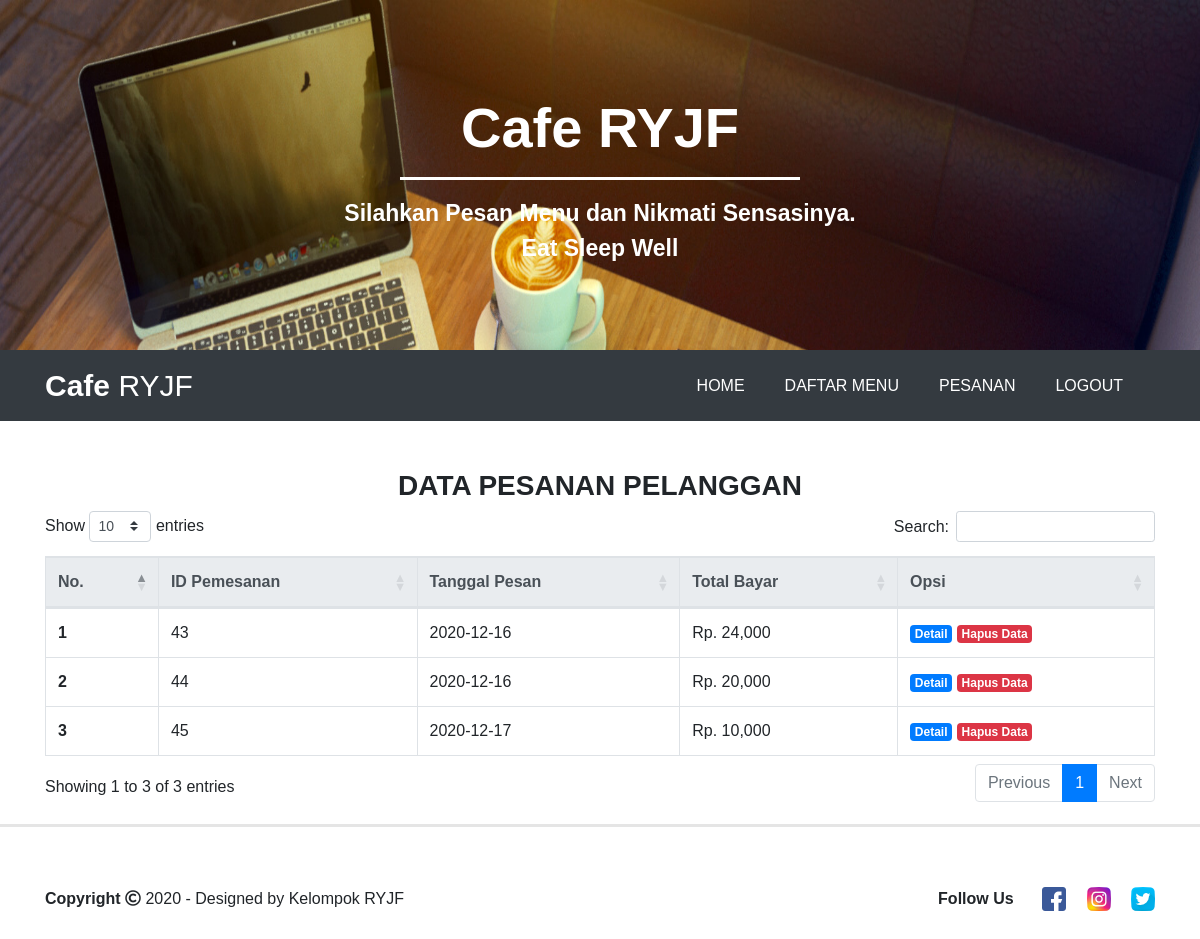
/pesanan.php (signed in), run on the app's committed database.
### tables this page shows
CREATE TABLE `pemesanan` (
  `id_pemesanan` int(50) NOT NULL,
  `tanggal_pemesanan` date NOT NULL,
  `total_belanja` int(50) NOT NULL
);

### pesanan.php (the view, shortened to what this page needs)
<?php
include('koneksi.php');
if (!isset($_SESSION['login_user'])) {
  header("location: login.php");
} else {
?>
  <!doctype html>
  <html lang="en">
  <head>
    <link rel="stylesheet" href="https://stackpath.bootstrapcdn.com/bootstrap/4.5.0/css/bootstrap.min.css">
    <link rel="stylesheet" type="text/css" href="css/bootstrap.min.css">
    <link rel="stylesheet" type="text/css" href="utama.css">
    <link rel="stylesheet" type="text/css" href="fontawesome/css/all.min.css">
    <link rel="stylesheet" type="text/css" href="https://cdn.datatables.net/1.10.21/css/dataTables.bootstrap4.min.css">
  </head>
  <body>
    <?php
    include('header/headerAdmin.php');
    ?>
    <div class="container">
      <div class="judul-pesanan mt-5">
        <h3 class="text-center font-weight-bold">DATA PESANAN PELANGGAN</h3>
      </div>
      <table class="table table-bordered" id="example">
        <thead class="thead-light">
          <tr>
            <th scope="col">No.</th>
            <th scope="col">ID Pemesanan</th>
            <th scope="col">Tanggal Pesan</th>
            <th scope="col">Total Bayar</th>
            <th scope="col">Opsi</th>
          </tr>
        </thead>
        <tbody>
          <?php $nomor = 1; ?>
          <?php
          $ambil = mysqli_query($koneksi, 'SELECT * FROM pemesanan');
          $result = mysqli_fetch_all($ambil, MYSQLI_ASSOC);
          ?>
          <?php foreach ($result as $result) : ?>
            <tr>
              <th scope="row"><?php echo $nomor; ?></th>
              <td><?php echo $result["id_pemesanan"]; ?></td>
              <td><?php echo $result["tanggal_pemesanan"]; ?></td>
              <td>Rp. <?php echo number_format($result["total_belanja"]); ?></td>
              <td>
                <a href="detail_pesanan.php?id=<?php echo $result['id_pemesanan'] ?>" class="badge badge-primary">Detail</a>
                <a href="clear_pesanan.php?id=<?php echo $result['id_pemesanan'] ?>" class="badge badge-danger">Hapus Data</a>
              </td>
            </tr>
            <?php $nomor++; ?>
          <?php endforeach; ?>
        </tbody>
      </table>
    </div>
    <?php
    include('header/footer.php');
    ?>
  </body>
  </html>
<?php } ?>

### utama.css (style rules this page uses)
html { scroll-behavior: smooth; }
body { font-family: sans-serif; font-size: 16px; }

### data on the page
pemesanan: id_pemesanan "43", tanggal_pemesanan "2020-12-16", total_belanja "24,000"
pemesanan: id_pemesanan "44", tanggal_pemesanan "2020-12-16", total_belanja "20,000"
pemesanan: id_pemesanan "45", tanggal_pemesanan "2020-12-17", total_belanja "10,000"
